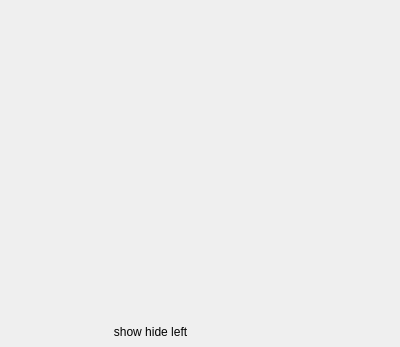
<?xml version="1.0" encoding="UTF-8"?>
<ui version="4.0">
 <class>DialogFrameList</class>
 <widget class="QDialog" name="DialogFrameList">
  <property name="geometry">
   <rect>
    <x>0</x>
    <y>0</y>
    <width>400</width>
    <height>347</height>
   </rect>
  </property>
  <property name="windowTitle">
   <string>Dialog</string>
  </property>
  <widget class="QPushButton" name="pushButtonShowHideLeft">
   <property name="geometry">
    <rect>
     <x>100</x>
     <y>320</y>
     <width>101</width>
     <height>23</height>
    </rect>
   </property>
   <property name="text">
    <string>show hide left</string>
   </property>
   <property name="checkable">
    <bool>false</bool>
   </property>
   <property name="autoDefault">
    <bool>false</bool>
   </property>
   <property name="flat">
    <bool>true</bool>
   </property>
  </widget>
  <widget class="QWidget" name="widgetLeftBackground" native="true">
   <property name="geometry">
    <rect>
     <x>30</x>
     <y>40</y>
     <width>51</width>
     <height>281</height>
    </rect>
   </property>
  </widget>
 </widget>
 <resources/>
 <connections/>
</ui>
